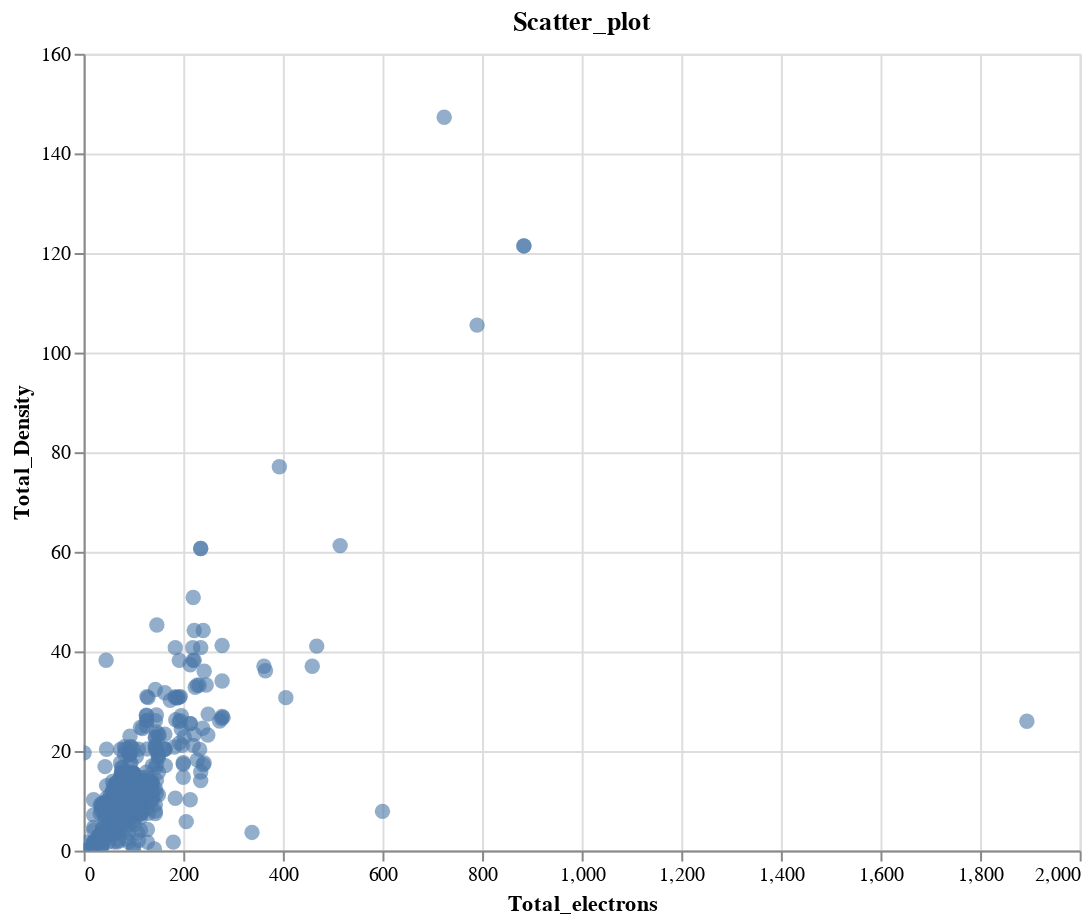

The notebook cell saved with this chart:
### Code cell
import altair as alt
chart = alt.Chart(df_new).mark_circle(size = 60, opacity = 0.6).encode(
    x = alt.X('allelectrons_Total:Q', title = 'Total_electrons'),
    y = alt.Y('density_Total:Q', title = 'Total_Density'),
    tooltip = ['allelectrons_Total', 'density_Total']
).properties(title = 'Scatter_plot',width = 500, height = 400).interactive()
chart.show()

### Figure 1 — Vega-Lite specification as saved in the notebook (floating-point values rounded to 4 significant figures; data arrays with more than 128 entries replaced by an {"elided": "..."} marker saying what was removed)
{"config": {"view": {"continuousWidth": 300, "continuousHeight": 300}}, "data": {"name": "data-876657ef49d38f38b603fc2dff058a60"}, "mark": {"type": "circle", "opacity": 0.6, "size": 60}, "encoding": {"tooltip": [{"field": "allelectrons_Total", "type": "quantitative"}, {"field": "density_Total", "type": "quantitative"}], "x": {"field": "allelectrons_Total", "title": "Total_electrons", "type": "quantitative"}, "y": {"field": "density_Total", "title": "Total_Density", "type": "quantitative"}}, "height": 400, "params": [{"name": "param_5", "select": {"type": "interval", "encodings": ["x", "y"]}, "bind": "scales"}], "title": "Scatter_plot", "width": 500, "$schema": "https://vega.github.io/schema/vega-lite/v5.20.1.json", "datasets": {"data-876657ef49d38f38b603fc2dff058a60": {"elided": "500 records"}}}
